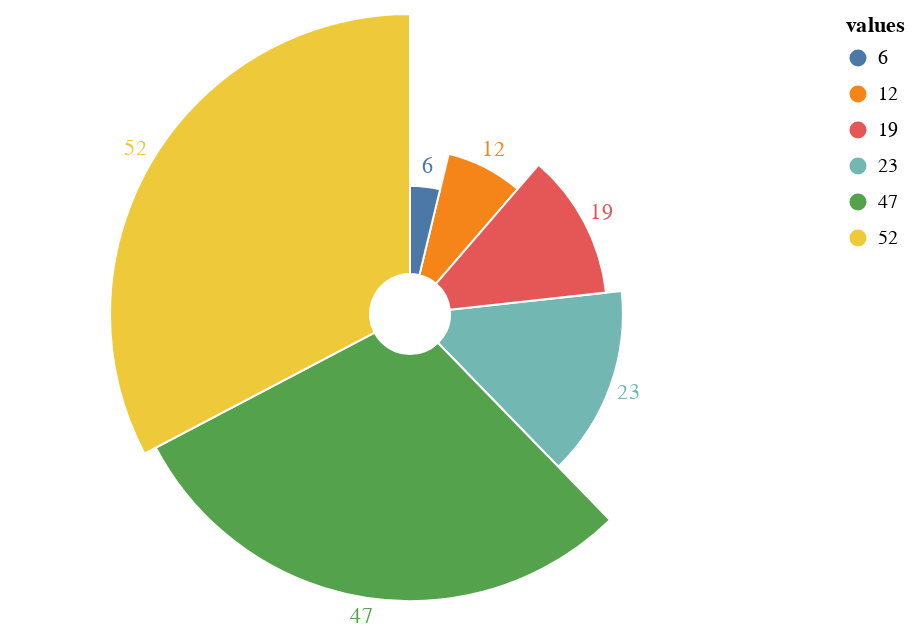

Notebook cell for this chart:
### Code cell
#Radial Chart
import pandas as pd
import altair as alt

source = pd.DataFrame({"values": [12, 23, 47, 6, 52, 19]})

base = alt.Chart(source).encode(
    theta=alt.Theta("values:Q", stack=True),
    radius=alt.Radius("values", scale=alt.Scale(type="sqrt", zero=True, rangeMin=20)),
    color="values:N",
)

c1 = base.mark_arc(innerRadius=20, stroke="#fff")

c2 = base.mark_text(radiusOffset=10).encode(text="values:Q")

c1 + c2

### Figure 1 — Vega-Lite specification as saved in the notebook (floating-point values rounded to 4 significant figures)
{"config": {"view": {"continuousWidth": 400, "continuousHeight": 300}}, "layer": [{"mark": {"type": "arc", "innerRadius": 20, "stroke": "#fff"}, "encoding": {"color": {"field": "values", "type": "nominal"}, "radius": {"field": "values", "scale": {"rangeMin": 20, "type": "sqrt", "zero": true}, "type": "quantitative"}, "theta": {"field": "values", "stack": true, "type": "quantitative"}}}, {"mark": {"type": "text", "radiusOffset": 10}, "encoding": {"color": {"field": "values", "type": "nominal"}, "radius": {"field": "values", "scale": {"rangeMin": 20, "type": "sqrt", "zero": true}, "type": "quantitative"}, "text": {"field": "values", "type": "quantitative"}, "theta": {"field": "values", "stack": true, "type": "quantitative"}}}], "data": {"name": "data-f1398f61da05b1c63158b71851fc0c8e"}, "$schema": "https://vega.github.io/schema/vega-lite/v4.17.0.json", "datasets": {"data-f1398f61da05b1c63158b71851fc0c8e": [{"values": 12}, {"values": 23}, {"values": 47}, {"values": 6}, {"values": 52}, {"values": 19}]}}
